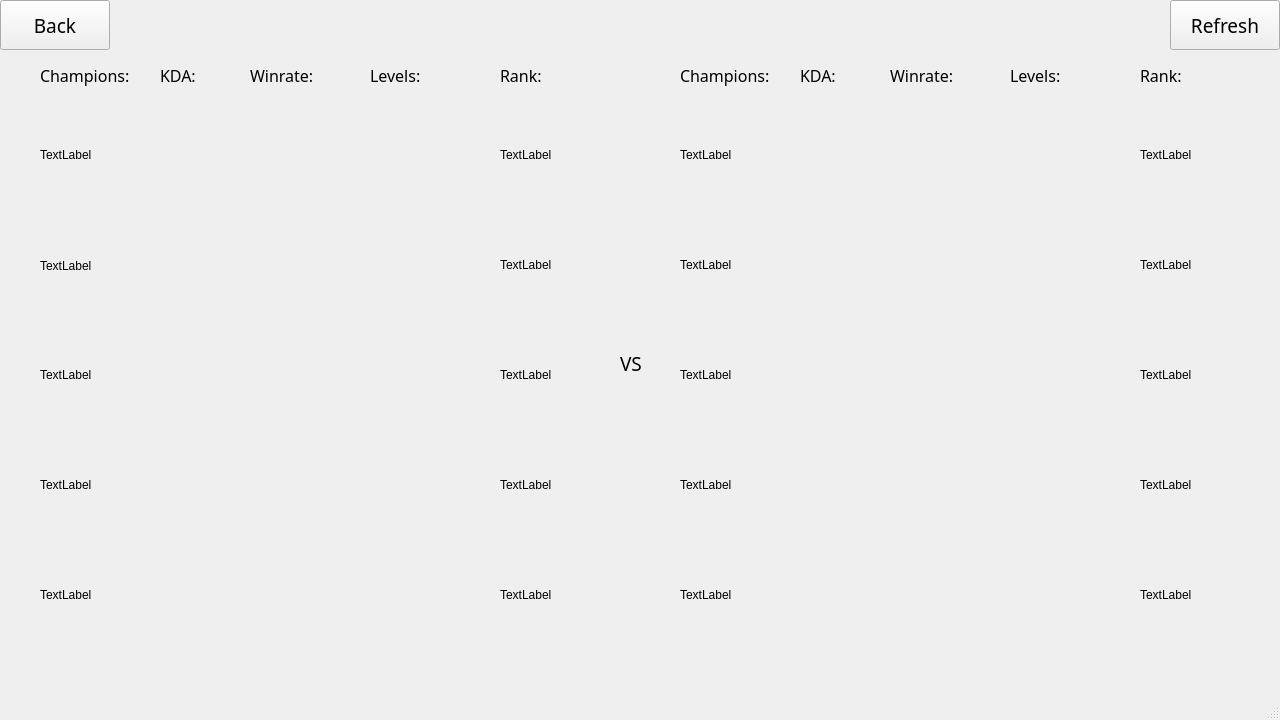
<?xml version="1.0" encoding="UTF-8"?>
<ui version="4.0">
 <class>LiveMatchWindow</class>
 <widget class="QMainWindow" name="LiveMatchWindow">
  <property name="geometry">
   <rect>
    <x>0</x>
    <y>0</y>
    <width>1280</width>
    <height>720</height>
   </rect>
  </property>
  <property name="windowTitle">
   <string>MainWindow</string>
  </property>
  <widget class="QWidget" name="centralwidget">
   <widget class="QPushButton" name="backBtn">
    <property name="geometry">
     <rect>
      <x>0</x>
      <y>0</y>
      <width>110</width>
      <height>50</height>
     </rect>
    </property>
    <property name="font">
     <font>
      <family>Tw Cen MT</family>
      <pointsize>14</pointsize>
     </font>
    </property>
    <property name="text">
     <string>Back</string>
    </property>
    <property name="shortcut">
     <string>Esc</string>
    </property>
   </widget>
   <widget class="QPushButton" name="refreshBtn">
    <property name="geometry">
     <rect>
      <x>1170</x>
      <y>0</y>
      <width>110</width>
      <height>50</height>
     </rect>
    </property>
    <property name="font">
     <font>
      <family>Tw Cen MT</family>
      <pointsize>14</pointsize>
     </font>
    </property>
    <property name="text">
     <string>Refresh</string>
    </property>
    <property name="shortcut">
     <string>R</string>
    </property>
   </widget>
   <widget class="QLabel" name="champ1">
    <property name="geometry">
     <rect>
      <x>40</x>
      <y>120</y>
      <width>70</width>
      <height>70</height>
     </rect>
    </property>
    <property name="text">
     <string>TextLabel</string>
    </property>
   </widget>
   <widget class="QLabel" name="champ2">
    <property name="geometry">
     <rect>
      <x>40</x>
      <y>230</y>
      <width>70</width>
      <height>71</height>
     </rect>
    </property>
    <property name="text">
     <string>TextLabel</string>
    </property>
   </widget>
   <widget class="QLabel" name="champ3">
    <property name="geometry">
     <rect>
      <x>40</x>
      <y>340</y>
      <width>70</width>
      <height>70</height>
     </rect>
    </property>
    <property name="text">
     <string>TextLabel</string>
    </property>
   </widget>
   <widget class="QLabel" name="champ4">
    <property name="geometry">
     <rect>
      <x>40</x>
      <y>450</y>
      <width>70</width>
      <height>70</height>
     </rect>
    </property>
    <property name="text">
     <string>TextLabel</string>
    </property>
   </widget>
   <widget class="QLabel" name="champ5">
    <property name="geometry">
     <rect>
      <x>40</x>
      <y>560</y>
      <width>70</width>
      <height>70</height>
     </rect>
    </property>
    <property name="text">
     <string>TextLabel</string>
    </property>
   </widget>
   <widget class="QLabel" name="champ10">
    <property name="geometry">
     <rect>
      <x>680</x>
      <y>560</y>
      <width>70</width>
      <height>70</height>
     </rect>
    </property>
    <property name="text">
     <string>TextLabel</string>
    </property>
   </widget>
   <widget class="QLabel" name="champ9">
    <property name="geometry">
     <rect>
      <x>680</x>
      <y>450</y>
      <width>70</width>
      <height>70</height>
     </rect>
    </property>
    <property name="text">
     <string>TextLabel</string>
    </property>
   </widget>
   <widget class="QLabel" name="champ8">
    <property name="geometry">
     <rect>
      <x>680</x>
      <y>340</y>
      <width>70</width>
      <height>70</height>
     </rect>
    </property>
    <property name="text">
     <string>TextLabel</string>
    </property>
   </widget>
   <widget class="QLabel" name="champ7">
    <property name="geometry">
     <rect>
      <x>680</x>
      <y>230</y>
      <width>70</width>
      <height>70</height>
     </rect>
    </property>
    <property name="text">
     <string>TextLabel</string>
    </property>
   </widget>
   <widget class="QLabel" name="champ6">
    <property name="geometry">
     <rect>
      <x>680</x>
      <y>120</y>
      <width>70</width>
      <height>70</height>
     </rect>
    </property>
    <property name="text">
     <string>TextLabel</string>
    </property>
   </widget>
   <widget class="QLabel" name="Champions1">
    <property name="geometry">
     <rect>
      <x>40</x>
      <y>60</y>
      <width>90</width>
      <height>30</height>
     </rect>
    </property>
    <property name="font">
     <font>
      <family>Tw Cen MT</family>
      <pointsize>12</pointsize>
     </font>
    </property>
    <property name="text">
     <string>Champions:</string>
    </property>
   </widget>
   <widget class="QLabel" name="Champions2">
    <property name="geometry">
     <rect>
      <x>680</x>
      <y>60</y>
      <width>90</width>
      <height>30</height>
     </rect>
    </property>
    <property name="font">
     <font>
      <family>Tw Cen MT</family>
      <pointsize>12</pointsize>
     </font>
    </property>
    <property name="text">
     <string>Champions:</string>
    </property>
   </widget>
   <widget class="QLabel" name="kdas1">
    <property name="geometry">
     <rect>
      <x>160</x>
      <y>60</y>
      <width>40</width>
      <height>30</height>
     </rect>
    </property>
    <property name="font">
     <font>
      <family>Tw Cen MT</family>
      <pointsize>12</pointsize>
     </font>
    </property>
    <property name="text">
     <string>KDA:</string>
    </property>
   </widget>
   <widget class="QLabel" name="kdas2">
    <property name="geometry">
     <rect>
      <x>800</x>
      <y>60</y>
      <width>40</width>
      <height>30</height>
     </rect>
    </property>
    <property name="font">
     <font>
      <family>Tw Cen MT</family>
      <pointsize>12</pointsize>
     </font>
    </property>
    <property name="text">
     <string>KDA:</string>
    </property>
   </widget>
   <widget class="QLabel" name="Winrates1">
    <property name="geometry">
     <rect>
      <x>250</x>
      <y>60</y>
      <width>70</width>
      <height>30</height>
     </rect>
    </property>
    <property name="font">
     <font>
      <family>Tw Cen MT</family>
      <pointsize>12</pointsize>
     </font>
    </property>
    <property name="text">
     <string>Winrate:</string>
    </property>
   </widget>
   <widget class="QLabel" name="Winrates2">
    <property name="geometry">
     <rect>
      <x>890</x>
      <y>60</y>
      <width>70</width>
      <height>30</height>
     </rect>
    </property>
    <property name="font">
     <font>
      <family>Tw Cen MT</family>
      <pointsize>12</pointsize>
     </font>
    </property>
    <property name="text">
     <string>Winrate:</string>
    </property>
   </widget>
   <widget class="QLabel" name="Levels1">
    <property name="geometry">
     <rect>
      <x>370</x>
      <y>60</y>
      <width>70</width>
      <height>30</height>
     </rect>
    </property>
    <property name="font">
     <font>
      <family>Tw Cen MT</family>
      <pointsize>12</pointsize>
     </font>
    </property>
    <property name="text">
     <string>Levels:</string>
    </property>
   </widget>
   <widget class="QLabel" name="Levels2">
    <property name="geometry">
     <rect>
      <x>1010</x>
      <y>60</y>
      <width>70</width>
      <height>30</height>
     </rect>
    </property>
    <property name="font">
     <font>
      <family>Tw Cen MT</family>
      <pointsize>12</pointsize>
     </font>
    </property>
    <property name="text">
     <string>Levels:</string>
    </property>
   </widget>
   <widget class="QLabel" name="Ranks1">
    <property name="geometry">
     <rect>
      <x>500</x>
      <y>60</y>
      <width>50</width>
      <height>30</height>
     </rect>
    </property>
    <property name="font">
     <font>
      <family>Tw Cen MT</family>
      <pointsize>12</pointsize>
     </font>
    </property>
    <property name="text">
     <string>Rank:</string>
    </property>
   </widget>
   <widget class="QLabel" name="Ranks2">
    <property name="geometry">
     <rect>
      <x>1140</x>
      <y>60</y>
      <width>50</width>
      <height>30</height>
     </rect>
    </property>
    <property name="font">
     <font>
      <family>Tw Cen MT</family>
      <pointsize>12</pointsize>
     </font>
    </property>
    <property name="text">
     <string>Rank:</string>
    </property>
   </widget>
   <widget class="QLabel" name="vs">
    <property name="geometry">
     <rect>
      <x>620</x>
      <y>355</y>
      <width>31</width>
      <height>16</height>
     </rect>
    </property>
    <property name="font">
     <font>
      <family>Tw Cen MT</family>
      <pointsize>14</pointsize>
     </font>
    </property>
    <property name="text">
     <string>VS</string>
    </property>
   </widget>
   <widget class="QLabel" name="rank1">
    <property name="geometry">
     <rect>
      <x>500</x>
      <y>120</y>
      <width>70</width>
      <height>70</height>
     </rect>
    </property>
    <property name="text">
     <string>TextLabel</string>
    </property>
   </widget>
   <widget class="QLabel" name="rank2">
    <property name="geometry">
     <rect>
      <x>500</x>
      <y>230</y>
      <width>70</width>
      <height>70</height>
     </rect>
    </property>
    <property name="text">
     <string>TextLabel</string>
    </property>
   </widget>
   <widget class="QLabel" name="rank3">
    <property name="geometry">
     <rect>
      <x>500</x>
      <y>340</y>
      <width>70</width>
      <height>70</height>
     </rect>
    </property>
    <property name="text">
     <string>TextLabel</string>
    </property>
   </widget>
   <widget class="QLabel" name="rank4">
    <property name="geometry">
     <rect>
      <x>500</x>
      <y>450</y>
      <width>70</width>
      <height>70</height>
     </rect>
    </property>
    <property name="text">
     <string>TextLabel</string>
    </property>
   </widget>
   <widget class="QLabel" name="rank5">
    <property name="geometry">
     <rect>
      <x>500</x>
      <y>560</y>
      <width>70</width>
      <height>70</height>
     </rect>
    </property>
    <property name="text">
     <string>TextLabel</string>
    </property>
   </widget>
   <widget class="QLabel" name="rank6">
    <property name="geometry">
     <rect>
      <x>1140</x>
      <y>120</y>
      <width>70</width>
      <height>70</height>
     </rect>
    </property>
    <property name="text">
     <string>TextLabel</string>
    </property>
   </widget>
   <widget class="QLabel" name="rank7">
    <property name="geometry">
     <rect>
      <x>1140</x>
      <y>230</y>
      <width>70</width>
      <height>70</height>
     </rect>
    </property>
    <property name="text">
     <string>TextLabel</string>
    </property>
   </widget>
   <widget class="QLabel" name="rank8">
    <property name="geometry">
     <rect>
      <x>1140</x>
      <y>340</y>
      <width>70</width>
      <height>70</height>
     </rect>
    </property>
    <property name="text">
     <string>TextLabel</string>
    </property>
   </widget>
   <widget class="QLabel" name="rank9">
    <property name="geometry">
     <rect>
      <x>1140</x>
      <y>450</y>
      <width>70</width>
      <height>70</height>
     </rect>
    </property>
    <property name="text">
     <string>TextLabel</string>
    </property>
   </widget>
   <widget class="QLabel" name="rank10">
    <property name="geometry">
     <rect>
      <x>1140</x>
      <y>560</y>
      <width>70</width>
      <height>70</height>
     </rect>
    </property>
    <property name="text">
     <string>TextLabel</string>
    </property>
   </widget>
  </widget>
  <widget class="QMenuBar" name="menubar">
   <property name="geometry">
    <rect>
     <x>0</x>
     <y>0</y>
     <width>1280</width>
     <height>26</height>
    </rect>
   </property>
  </widget>
  <widget class="QStatusBar" name="statusbar"/>
 </widget>
 <resources/>
 <connections/>
</ui>
